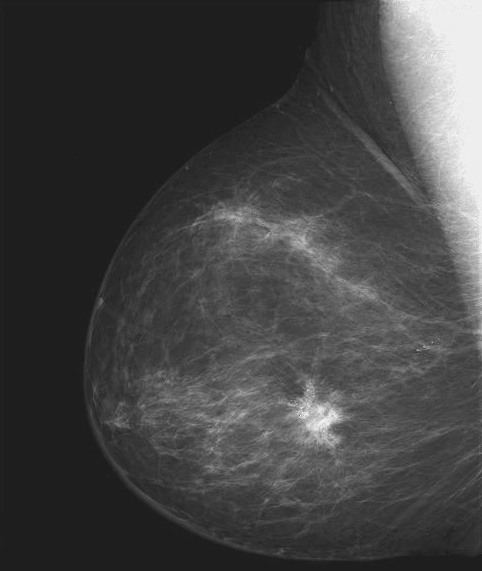
#> input picture source_img/breast_digital_Xray.tif, 482 x 571 px; the run also reads 4 pictures not shown here
$ jupyter execute --allow-errors CH3.ipynb
#> lines starting #> are read from the running program, lines starting #| are printed output that depends on the picture; after the words box and inside, x2 and y2 are one past the last pixel; in counts of white or black regions, pixels touching at a corner belong together
### showlib.py
import matplotlib.pyplot as plt

# [7 lines left out: function show1plt, not called in this run]


def show2plt(img,img2,n1="",n2=""):
    fig =plt.figure(figsize=(4,2));
    ax6=fig.add_subplot(121)
    cax6 = ax6.imshow(img, vmin=0, vmax=255)
    #fig.colorbar(cax6)

    plt.xticks([]);
    plt.yticks([]);
    plt.title(n1);
    axs=fig.add_subplot(122)
    cax2 = axs.imshow(img2, vmin=0, vmax=255)
    #fig.colorbar(cax2)
    plt.xticks([]);
    plt.yticks([]);
    plt.title(n2);
    plt.show()


# [18 lines left out: function show3plt, not called in this run]


def show4plt(img,img2,img3,img4,n1="",n2="",n3="",n4=""):
    plt.figure(figsize=(8,2));
    plt.subplot(141)
    plt.imshow(img, vmin=0, vmax=255)
    plt.xticks([]);
    plt.yticks([]);
    plt.title(n1);
    plt.subplot(142)
    plt.imshow(img2, vmin=0, vmax=255)
    plt.xticks([]);
    plt.yticks([]);
    plt.title(n2);
    plt.subplot(143)
    plt.imshow(img3, vmin=0, vmax=255)
    plt.xticks([]);
    plt.yticks([]);
    plt.title(n3);
    plt.subplot(144)
    plt.imshow(img4, vmin=0, vmax=255)
    plt.xticks([]);
    plt.yticks([]);
    plt.title(n4);
    plt.show()


def show5plt(img,img2,img3,img4,img5,n1="",n2="",n3="",n4="",n5=""):
    plt.figure(figsize=(10,2));
    plt.subplot(151)
    plt.imshow(img, vmin=0, vmax=255)
    plt.xticks([]);
    plt.yticks([]);
    plt.title(n1);
    plt.subplot(152)
    plt.imshow(img2, vmin=0, vmax=255)
    plt.xticks([]);
    plt.yticks([]);
    plt.title(n2);
    plt.subplot(153)
    plt.imshow(img3, vmin=0, vmax=255)
    plt.xticks([]);
    plt.yticks([]);
    plt.title(n3);
    plt.subplot(154)
    plt.imshow(img4, vmin=0, vmax=255)
    plt.xticks([]);
    plt.yticks([]);
    plt.title(n4);
    plt.subplot(155)
    plt.imshow(img5, vmin=0, vmax=255)
    plt.xticks([]);
    plt.yticks([]);
    plt.title(n5);
    plt.show()


def show6plt(img,img2,img3,img4,img5,img6,n1="",n2="",n3="",n4="",n5="",n6=""):
    plt.figure(figsize=(12,2));
    plt.subplot(161)
    plt.imshow(img, vmin=0, vmax=255)
    plt.xticks([]);
    plt.yticks([]);
    plt.title(n1);
    plt.subplot(162)
    plt.imshow(img2, vmin=0, vmax=255)
    plt.xticks([]);
    plt.yticks([]);
    plt.title(n2);
    plt.subplot(163)
    plt.imshow(img3, vmin=0, vmax=255)
    plt.xticks([]);
    plt.yticks([]);
    plt.title(n3);
    plt.subplot(164)
    plt.imshow(img4, vmin=0, vmax=255)
    plt.xticks([]);
    plt.yticks([]);
    plt.title(n4);
    plt.subplot(165)
    plt.imshow(img5, vmin=0, vmax=255)
    plt.xticks([]);
    plt.yticks([]);
    plt.title(n5);
    plt.subplot(166)
    plt.imshow(img6, vmin=0, vmax=255)
    plt.xticks([]);
    plt.yticks([]);
    plt.title(n6);
    plt.show()


# [38 lines left out: function show7plt, not called in this run]


def show8plt(img,img2,img3,img4,img5,img6,img7,img8,n1="",n2="",n3="",n4="",n5="",n6="",n7="",n8=""):
    plt.figure(figsize=(16,2));
    plt.subplot(181)
    plt.imshow(img, vmin=0, vmax=255)
    plt.xticks([]);
    plt.yticks([]);
    plt.title(n1);
    plt.subplot(182)
    plt.imshow(img2, vmin=0, vmax=255)
    plt.xticks([]);
    plt.yticks([]);
    plt.title(n2);
    plt.subplot(183)
    plt.imshow(img3, vmin=0, vmax=255)
    plt.xticks([]);
    plt.yticks([]);
    plt.title(n3);
    plt.subplot(184)
    plt.imshow(img4, vmin=0, vmax=255)
    plt.xticks([]);
    plt.yticks([]);
    plt.title(n4);
    plt.subplot(185)
    plt.imshow(img5, vmin=0, vmax=255)
    plt.xticks([]);
    plt.yticks([]);
    plt.title(n5);
    plt.subplot(186)
    plt.imshow(img6, vmin=0, vmax=255)
    plt.xticks([]);
    plt.yticks([]);
    plt.title(n6);
    plt.subplot(187)
    plt.imshow(img7, vmin=0, vmax=255)
    plt.xticks([]);
    plt.yticks([]);
    plt.title(n7);
    plt.subplot(188)
    plt.imshow(img8, vmin=0, vmax=255)
    plt.xticks([]);
    plt.yticks([]);
    plt.title(n8);
    plt.show()

### CH3.ipynb
[cell 1]
import matplotlib.pyplot as plt
import numpy as np
import cv2
from showlib import *

## CH3 強度轉換與空間濾波(Intensity Transformationa and Spatial Filtering)

空間域（spatial domain）轉換是相對於頻率域（frequency domain）進行的轉換。它直接作用於二維影像的像素。一般來說，此類運算更高效，所需資源也較少。

空間域轉換之目的很多，增強對比度(contrast enhancement)、濾除雜訊是其中之大課題。空間域轉換之手段可以透過強度轉換函數、空間濾波器等等。
常見之關鍵字:
強度轉換函數、空間濾波器、核、對比度擴展、直方圖等化

### CH3-1 基本強度轉換函數(Intensity Transformation Functions)
強度轉換函數之定義如下，其中$f(x,y)$為輸入之函數，$g(x,y)$為輸出函數，$T$則為連接兩者之轉移函數。此轉轉移函數用以實現圖片之強度之映射。此種方式用來實現影像處理之優點是簡單好用，但效果有限，畢竟是整體一起調整，對於圖片中相同像素強度但處於不同位置之像素處理方式會是相同的，無法起到影像分隔或是針對某特定範圍進行針對性處裡的效果。
$$g(x,y)=T[f(x,y)]$$

常見之轉換函數如下(橫軸為強度輸入準位，縱軸為強度輸出準位)

"恆等轉換(Identity Transformation)"，定義為$s = r$。<br />
"影像負片(Negative Transformation)"，定義為$s = L - 1 - r$。<br />
"Log 轉換(Log Transformation)"，定義為$s = c \log(1+r) $，c為常數，$r \ge 0$。(大量壓縮動態範圍，適合用在fft頻域圖大動態範圍之用)<br />
"乘冪率轉換(Gamma Transformation)"，定義為$s = c r^{\gamma} $，c，$\gamma$ 為正常數。$\gamma$各種值如下圖，$\gamma$與c為1時，為恆等轉換。<br />
"逐段線性轉換函數(PIECEWISE LINEAR TRANSFORMATION FUNCTIONS)"，使用分段函數進行定義。

[cell 2]
originIMG = cv2.imread('source_img/breast_digital_Xray.tif')
#> originIMG is the input picture: shape (571, 482, 3); min 21, max 255, mean 66.7
RGBIMG =  cv2.cvtColor(originIMG,cv2.COLOR_BGR2RGB)#cv2 read img in BGR, PLT shows in RGB
####->openCV 讀進來是uint ---> 沒有負，Negative Transformation其實可以直接 -RGBIMG 得到，但在這裡，先換成int更general。
RGBIMG=RGBIMG.astype('int')


Negative=255-RGBIMG#Negative Transformation
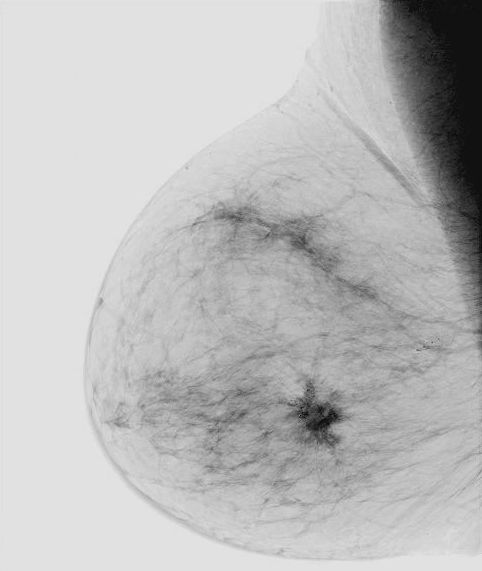
#> Negative: shape (571, 482, 3) int64; min 0, max 234, mean 188.3
LogC1=1*np.log10(1+RGBIMG).astype('int')
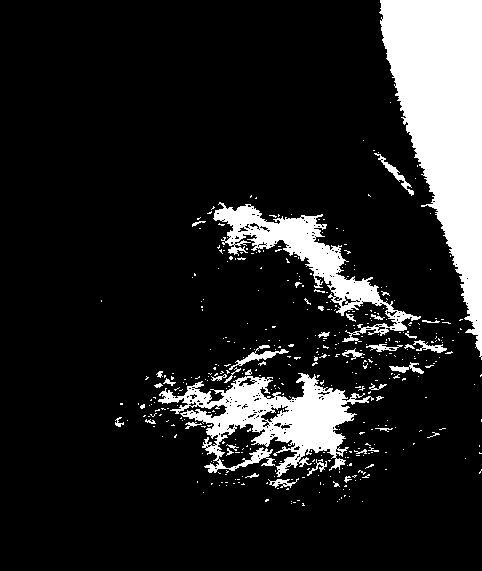
#> LogC1: shape (571, 482, 3) int64; values 1 (black) and 2 (white), 14% white; 434 white regions (395 under 20 px), largest, box (x1, y1, x2, y2) and area: (379, 0, 482, 360) 20001, (158, 373, 374, 477) 8867, (213, 202, 421, 342) 6020
LogC10=10*np.log10(1+RGBIMG).astype('int')
LogC100=100*np.log10(1+RGBIMG).astype('int')
Gamma=((((RGBIMG/255).astype('float'))**0.4)*255).astype('int');#輸入0~1
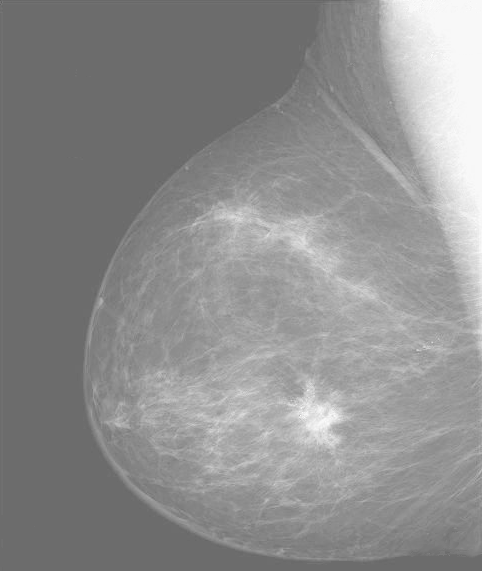
#> Gamma: shape (571, 482, 3) int64; min 93, max 255, mean 142.1
print()
show6plt(RGBIMG,Negative,LogC1,LogC10,LogC100,Gamma,n1="originIMG",n2="Negative",n3="LOG(c=1)",n4="LOG(c=10)",n5="LOG(c=100)",n6="Gamma")

配合不同的gamma值可以達到不同的效果，一般來說gamma越小越有漂白的效果，小範圍的暗色部分被映射到較大的區域，而大部分中色調與亮部都被往亮部推，理論上暗部的解析準位對比變高。
越大會有增色變暗的效果，同樣的因為中色調被往暗處推，亮色調被映射到原本亮色與中色調的位置，範圍變大，理論上原本屬於亮部部分之對比度會提升。

gamma校正也被應用在色彩校正上，也就是拉曲線。

[cell 3]
Gamma_03=((((RGBIMG/255).astype('float'))**0.3)*255).astype('int');
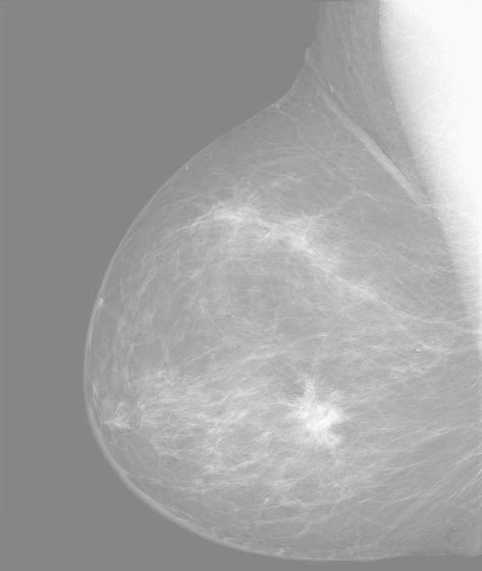
#> Gamma_03: shape (571, 482, 3) int64; min 120, max 255, mean 163.6
Gamma_05=((((RGBIMG/255).astype('float'))**0.5)*255).astype('int');
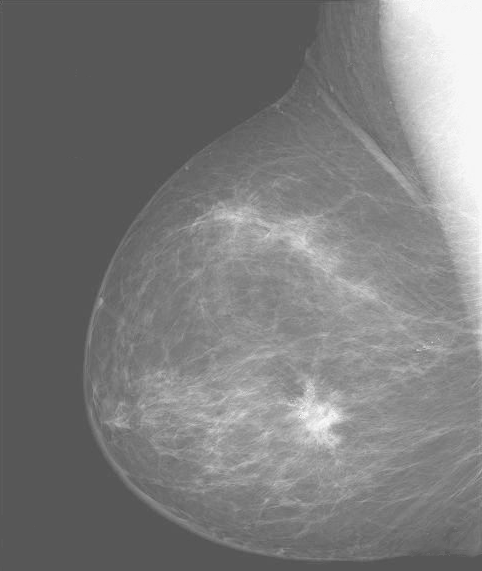
#> Gamma_05: shape (571, 482, 3) int64; min 73, max 255, mean 123.9
Gamma_07=((((RGBIMG/255).astype('float'))**0.7)*255).astype('int');
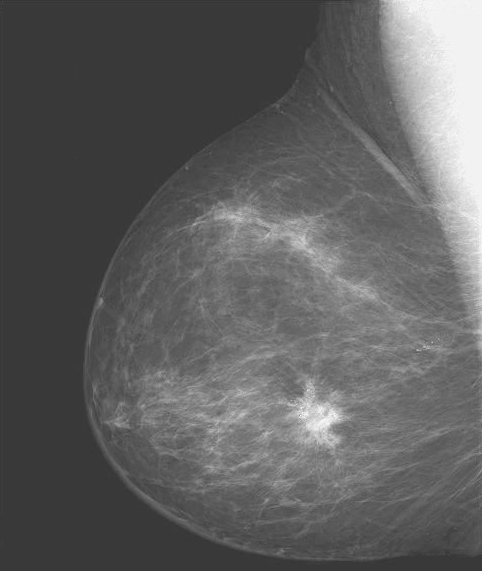
#> Gamma_07: shape (571, 482, 3) int64; min 44, max 255, mean 95.5
Gamma_09=((((RGBIMG/255).astype('float'))**0.9)*255).astype('int');
Gamma_11=((((RGBIMG/255).astype('float'))**1.1)*255).astype('int');
Gamma_13=((((RGBIMG/255).astype('float'))**1.3)*255).astype('int');
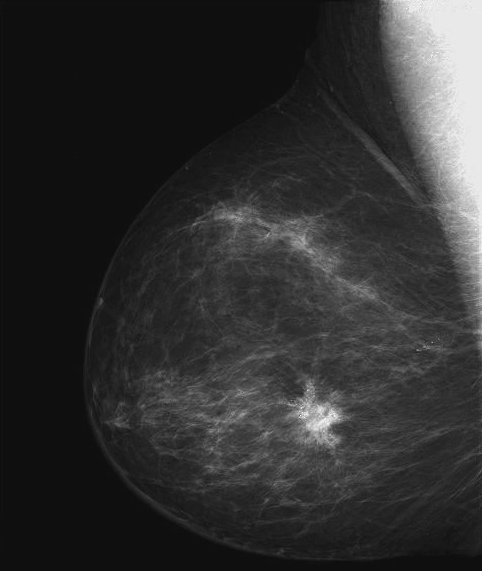
#> Gamma_13: shape (571, 482, 3) int64; min 9, max 255, mean 47.6
Gamma_15=((((RGBIMG/255).astype('float'))**1.5)*255).astype('int');
Gamma_17=((((RGBIMG/255).astype('float'))**1.7)*255).astype('int');
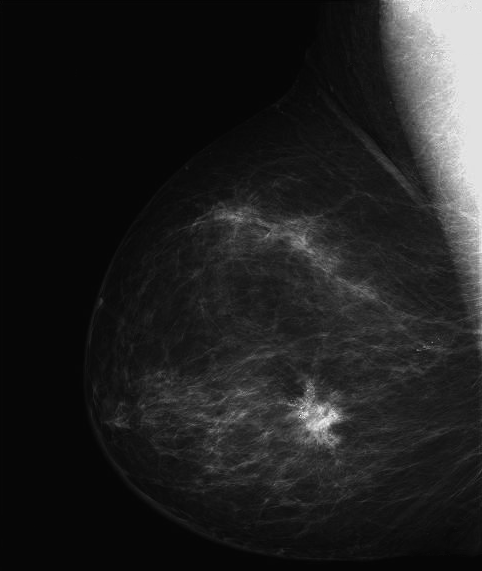
#> Gamma_17: shape (571, 482, 3) int64; min 3, max 255, mean 32.5

show8plt(Gamma_03,Gamma_05,Gamma_07,Gamma_09,Gamma_11,Gamma_13,Gamma_15,Gamma_17,
         n1="Gamma_0.3",n2="Gamma_0.5",n3="Gamma_0.7",n4="Gamma_0.9",n5="Gamma_1.1",n6="Gamma_1.3",n7="Gamma_1.5",n8="Gamma_1.7")

"對比度擴展(contract stretching)" 將輸入準位的某段小範圍映射到輸出準位的較大範圍，如下PL4。<br/>
"強度準位切片(Intensity-Level Slicing)" 如果對某一輸入準位有興趣，可以將他映射到輸出準位到一高對比位置，類似highlight作用。兩種常見方法是將感興趣的部分升至最高，其他則保持不變如下PL2。另一種則時將其他變成0，輸出為二值化影像，如下PL1。<br/>
位元平面切片(Bit-Plane Slicing) 是將圖片中某位元準位進行的切面，是強度準位切面的特例。可以用來看某一位元對整體圖片之貢獻分布。

[cell 4]
def Piecewise_linear1(input):
    return np.where((input > 0.5) & (input < 0.55), 1, 0)
def Piecewise_linear2(input):
    return np.where((input > 0.2) & (input < 0.25), 1, input)
def Piecewise_linear3(input):
    return np.where((input > 0.7) & (input < 0.75), 1, 0.5*input+0.1)
def Piecewise_linear4(input):
    return np.where((input > 0.3),
                    np.where((input > 0.4), 0.2*input+0.8, 8*input-2.35),
                    0.2*input)

plt.figure(figsize=(2,2))
x=np.arange(0,1,0.001);
plt.plot(x,Piecewise_linear1(x),label='PL1',linestyle='-');
plt.plot(x,Piecewise_linear2(x),label='PL2',linestyle='--');
plt.plot(x,Piecewise_linear3(x),label='PL3',linestyle='-.');
plt.plot(x,Piecewise_linear4(x),label='PL4',linestyle='-.');

plt.legend(bbox_to_anchor=(1.05, 1.0), loc='upper left');
plt.title("plicewise Linear transfer function")
plt.show()
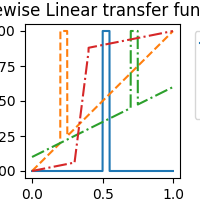
#> figure drawn by matplotlib, 1 panel; curve peaks at x = 0.501, y = 1; curve peaks at x = 0.201, y = 1; curve peaks at x = 0.7, y = 1

PL1 = (Piecewise_linear1(((RGBIMG / 255).astype('float'))) * 255).astype('int')
#> PL1: shape (571, 482, 3) int64; 1% white in thin lines or dots, all inside (x1, y1, x2, y2) = (168, 0, 482, 482)
PL2 = (Piecewise_linear2(((RGBIMG / 255).astype('float'))) * 255).astype('int')
PL3 = (Piecewise_linear3(((RGBIMG / 255).astype('float'))) * 255).astype('int')
PL4 = (Piecewise_linear4(((RGBIMG / 255).astype('float'))) * 255).astype('int')

show5plt(RGBIMG,PL1,PL2,PL3,PL4,n1="originIMG",n2="PL1",n3="PL2",n4="PL3",n5="PL4")
#> in show5plt, `plt.show()`:
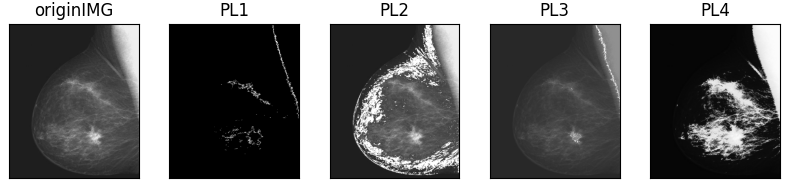
#> figure drawn by matplotlib, 5 panels

### CH3-2 直方圖處理(Histogram processing)
強度準位在$[0,L-1]$中的影像直方圖為一離散函數。定義為$h(r_k)=n_k$，其中$r_k$為第k個強度值，$n_k$為第k個強度之像素個數。正規化的直方圖會在將統計到的像素個數除以整張圖片的像素總量，也就是長乘寬$(NM)$，定義為$p(r_k)=n_k/NM$，此時可以看做是強度準位$r_k$之發生機率。<br />

一般來說，可以發現對比度較低的影像其直方圖之資料傾向於集中在一起，而高對比影像之直方圖則較為平均分佈。因此操作直方圖達成對比度改變之方式可以透過"直方圖等化"與"直方圖匹配"等方式，透過重新調整強度準位機率分布達成對比度的變化。此種方式可以用來增加全局對比度，但若不加以篩選資料也可能造成雜訊對比上升，或是希望測得信號對比下降。操作如下圖(https://spie.org/samples/PM197.pdf)

[cell 5]
pollen_bright = cv2.imread('source_img/pollen_bright.tif')
#> (the rest of the program and of its run is left out)
